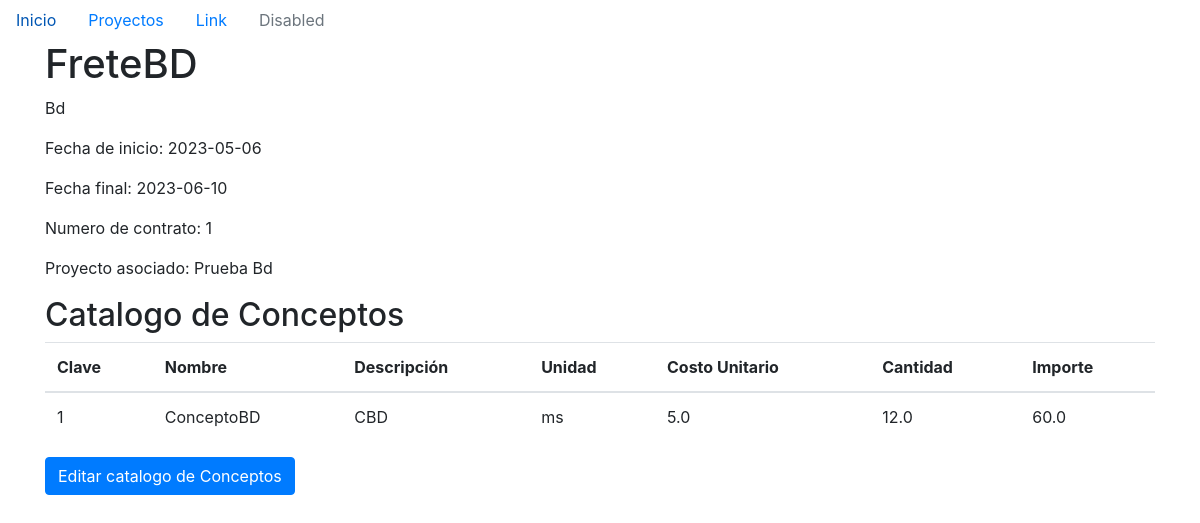
The page /proyecto/detalles/1/frente/1 on the database its author committed.
### models/frente.py (models this page shows)
class Frente(db.Model):
    id = db.Column(db.Integer, primary_key=True)
    nombre = db.Column(db.String(100), nullable=False)
    descripcion = db.Column(db.String(200), nullable=False)
    fecha_inicio = db.Column(db.Date, nullable=False)
    no_contrato = db.Column(db.String(50), nullable=False)
    fecha_final = db.Column(db.Date, nullable=False)
    proyecto_id = db.Column(db.Integer, db.ForeignKey('proyecto.id'), nullable=False)
    proyecto = db.relationship('Proyecto', backref=db.backref('frentes', lazy=True))
    catalogos_relacionados = db.relationship('Catalogo', backref='frente', lazy=True)

### models/proyecto.py (models this page shows)
class Proyecto(db.Model):
    id = db.Column(db.Integer, primary_key= True, autoincrement=True)
    nombre = db.Column(db.String(100), nullable=False, unique=True)
    descripcion = db.Column(db.String(200))
    fecha_inicio = db.Column(db.Date, nullable=False)
    fecha_final = db.Column(db.Date, nullable=False)

### models/catalogo.py (models this page shows)
class Catalogo(db.Model):
    id = db.Column(db.Integer, primary_key=True)
    clave = db.Column(db.String(50), nullable=False)
    nombre = db.Column(db.String(100), nullable=False)
    descripcion = db.Column(db.String(200), nullable=False)
    unidad = db.Column(db.String(50), nullable=False)
    costo_unitario = db.Column(db.Float, nullable=False)
    cantidad = db.Column(db.Float, nullable=False)
    importe = db.Column(db.Float, nullable=False)
    frente_id = db.Column(db.Integer, db.ForeignKey('frente.id'), nullable=False)

### main.py (the view)
@app.route('/proyecto/detalles/<int:proyecto_id>/frente/<int:frente_id>')
def detalle_frente(proyecto_id, frente_id):
    proyecto = Proyecto.query.get(proyecto_id)
    frente = Frente.query.get(frente_id)
    catalogos = Catalogo.query.filter_by(frente_id=frente_id).all()
    return render_template('detalle_frente.html', frente=frente, proyecto=proyecto, catalogos=catalogos)

### templates/detalle_frente.html (shortened to what this page needs)
{% extends 'base.html' %}
{% block content %}
<h1>{{ frente.nombre }}</h1>
<p>{{ frente.descripcion }}</p>
<p>Fecha de inicio: {{ frente.fecha_inicio }}</p>
<p>Fecha final: {{ frente.fecha_final }}</p>
<p>Numero de contrato: {{ frente.no_contrato}}</p>
<p>Proyecto asociado: {{ frente.proyecto.nombre }}</p>
<h2>Catalogo de Conceptos</h2>
<table class="table">
    <thead>
      <tr>
        <th>Clave</th>
        <th>Nombre</th>
        <th>Descripción</th>
        <th>Unidad</th>
        <th>Costo Unitario</th>
        <th>Cantidad</th>
        <th>Importe</th>
      </tr>
    </thead>
    <tbody>
      {% for concepto in frente.catalogos_relacionados%}
        <tr>
          <td>{{ concepto.clave }}</td>
          <td>{{ concepto.nombre }}</td>
          <td>{{ concepto.descripcion }}</td>
          <td>{{ concepto.unidad }}</td>
          <td>{{ concepto.costo_unitario }}</td>
          <td>{{ concepto.cantidad }}</td>
          <td>{{ concepto.importe }}</td>
        </tr>
      {% endfor %}
    </tbody>
  </table>
<a href="/registro/frentes" class="btn btn-primary">Editar catalogo de Conceptos</a>
{% endblock %}

### rows shown on the page
Frente: nombre "FreteBD", descripcion "Bd", fecha_inicio "2023-05-06", fecha_final "2023-06-10", no_contrato "1"
Proyecto: proyecto.nombre "Prueba Bd"
Catalogo: clave "1", nombre "ConceptoBD", descripcion "CBD", unidad "ms", costo_unitario "5.0", cantidad "12.0", importe "60.0"
